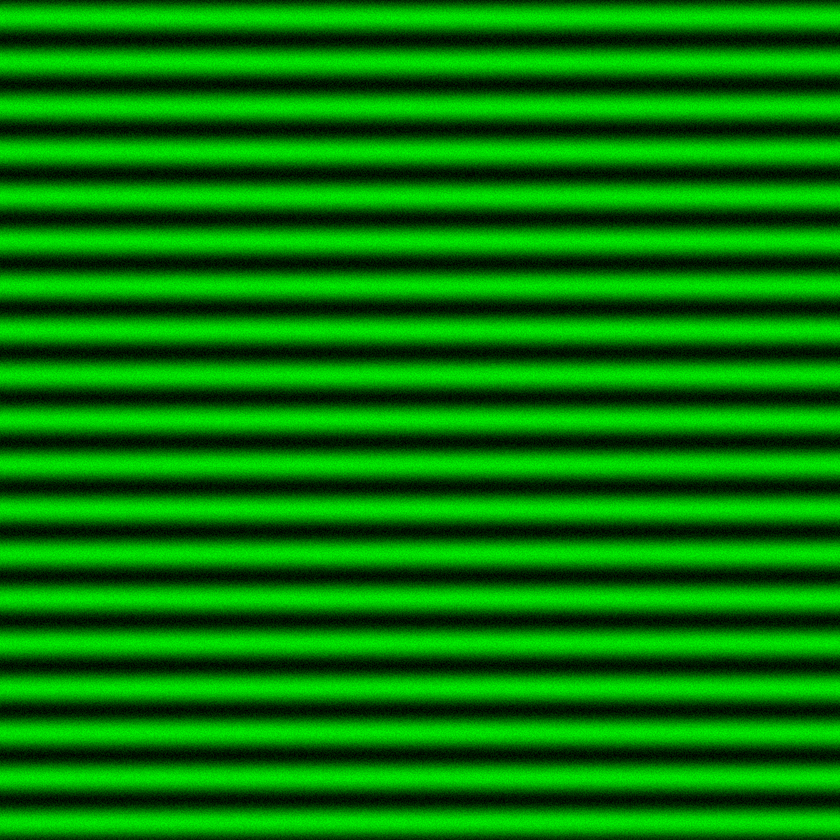
#> input picture sim/FranjasParalelas.tif, 840 x 840 px, shrunk from 1025 x 1025 before the run
$ python extract.py
#> lines starting #> are read from the running program, lines starting #| are printed output that depends on the picture
import cv2
import numpy as np
import matplotlib
matplotlib.use('Agg')  # Muy importante si no hay entorno gráfico
import matplotlib.pyplot as plt
from scipy.signal import find_peaks

x = 10 #mm
lam = 0.000532
lado = 10 #mm

# Cargar imagen (en escala de grises)
img = cv2.imread('FranjasParalelas.tif', cv2.IMREAD_GRAYSCALE)
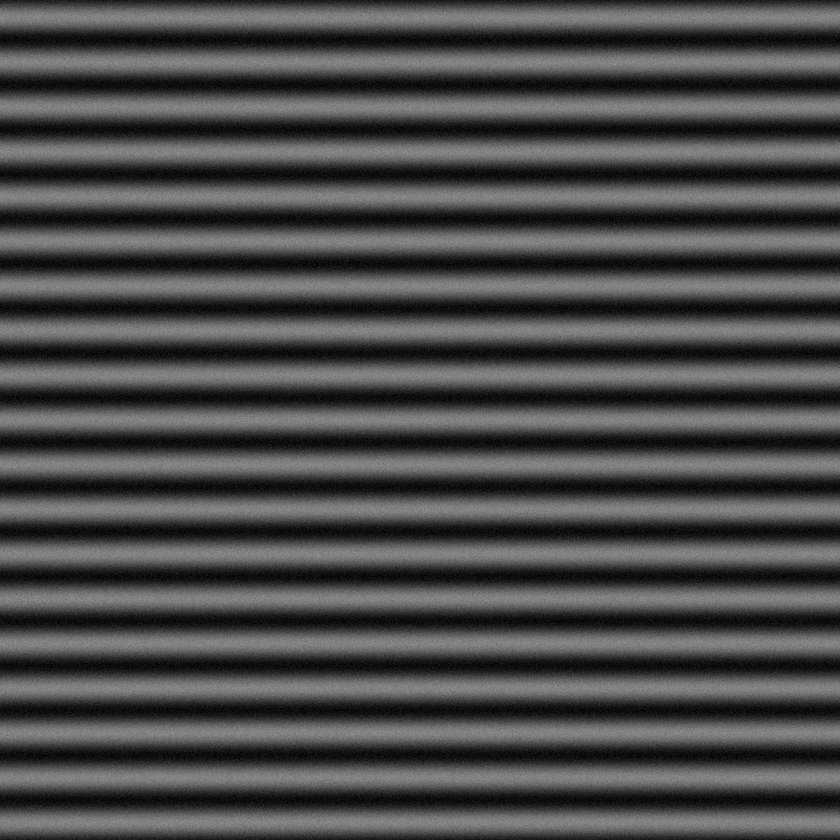
#> img: shape (840, 840); min 0, max 147, mean 72.1

# [6 lines of commented-out code are left out]

col_img = img[:,0:-1].mean(axis=1) # Promedia todas las columnas para obtener una forma suave
#> col_img = 840 values, max 131.3 at index 420, min 11.54 at index 39, mean 72.12

picos, _ = find_peaks(col_img)
#> picos = 19 values from 17 to 822
#print(delta_picos)

#plt.plot(col_img_prom,label="promedio")
plt.plot(col_img,label="Promedio completo")
plt.plot(picos,col_img[picos],'rx',label='picos detectados')
plt.legend()
plt.savefig('picos.pdf')
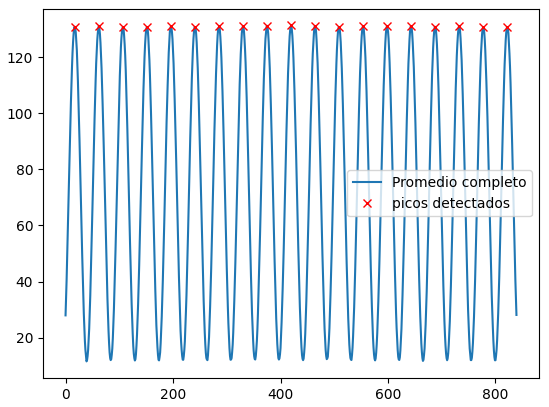
#> figure drawn by matplotlib, 1 panel; curve peaks at x = 420, y = 131.3; curve peaks at x = 420, y = 131.3

delta_picos = np.diff(picos) #obtenidas las diferencias entre picos
#> delta_picos = 18 values, max 45 at index 0, min 44 at index 3, mean 44.72
delta_picos = np.mean(delta_picos)
#> delta_picos = 44.72

#print(picos)
#print(delta_picos)

scale = lado / len(col_img) # escala en mm/px
#> scale = 0.0119
delta_picos_mm = delta_picos * scale
#> delta_picos_mm = 0.532

# Separación de la rejilla
a = lam * x / delta_picos_mm
#> a = 0.00999
a_micras = a*100
#> a_micras = 0.999
print(f'Distancia entre fuentes (a): {a:.4f} mm')
#| Distancia entre fuentes (a): 0.0100 mm
print(f'Distancia entre fuentes (a): {a_micras:.4f} (micro)m')
#| Distancia entre fuentes (a): 0.9992 (micro)m
